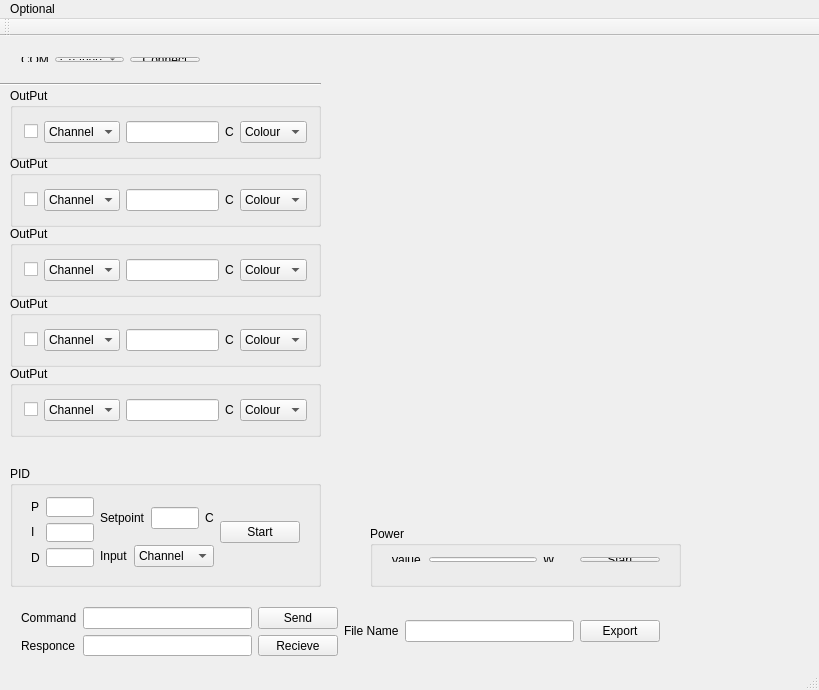
<?xml version="1.0" encoding="UTF-8"?>
<ui version="4.0">
 <class>MainWindow</class>
 <widget class="QMainWindow" name="MainWindow">
  <property name="geometry">
   <rect>
    <x>0</x>
    <y>0</y>
    <width>819</width>
    <height>690</height>
   </rect>
  </property>
  <property name="windowTitle">
   <string>MainWindow</string>
  </property>
  <property name="autoFillBackground">
   <bool>false</bool>
  </property>
  <widget class="QWidget" name="centralWidget">
   <widget class="QGroupBox" name="groupBox">
    <property name="enabled">
     <bool>true</bool>
    </property>
    <property name="geometry">
     <rect>
      <x>10</x>
      <y>52</y>
      <width>311</width>
      <height>71</height>
     </rect>
    </property>
    <property name="title">
     <string>OutPut</string>
    </property>
    <layout class="QGridLayout" name="gridLayout_4">
     <item row="0" column="4">
      <widget class="QComboBox" name="comboBox_Colour_1">
       <property name="editable">
        <bool>false</bool>
       </property>
       <property name="currentText">
        <string notr="true">Colour</string>
       </property>
       <item>
        <property name="text">
         <string>Colour</string>
        </property>
       </item>
       <item>
        <property name="text">
         <string>Black</string>
        </property>
       </item>
      </widget>
     </item>
     <item row="0" column="1">
      <widget class="QComboBox" name="comboBox_OutPut_1">
       <item>
        <property name="text">
         <string>Channel</string>
        </property>
       </item>
      </widget>
     </item>
     <item row="0" column="3">
      <widget class="QLabel" name="label_12">
       <property name="text">
        <string>C</string>
       </property>
      </widget>
     </item>
     <item row="0" column="0">
      <widget class="QCheckBox" name="checkBox_1">
       <property name="text">
        <string/>
       </property>
      </widget>
     </item>
     <item row="0" column="2">
      <widget class="QLineEdit" name="lineEdit_3"/>
     </item>
    </layout>
   </widget>
   <widget class="Line" name="line_2">
    <property name="geometry">
     <rect>
      <x>0</x>
      <y>40</y>
      <width>321</width>
      <height>16</height>
     </rect>
    </property>
    <property name="orientation">
     <enum>Qt::Horizontal</enum>
    </property>
   </widget>
   <widget class="QWidget" name="layoutWidget">
    <property name="geometry">
     <rect>
      <x>10</x>
      <y>10</y>
      <width>201</width>
      <height>27</height>
     </rect>
    </property>
    <layout class="QHBoxLayout" name="horizontalLayout">
     <item>
      <widget class="QLabel" name="COMlabel">
       <property name="text">
        <string>COM</string>
       </property>
      </widget>
     </item>
     <item>
      <widget class="QComboBox" name="comboBoxPortName">
       <item>
        <property name="text">
         <string>Channel</string>
        </property>
       </item>
      </widget>
     </item>
     <item>
      <widget class="QPushButton" name="pushButton_Connect_TC">
       <property name="text">
        <string>Connect</string>
       </property>
      </widget>
     </item>
    </layout>
   </widget>
   <widget class="QGroupBox" name="groupBox_2">
    <property name="geometry">
     <rect>
      <x>370</x>
      <y>490</y>
      <width>311</width>
      <height>61</height>
     </rect>
    </property>
    <property name="title">
     <string>Power</string>
    </property>
    <widget class="QWidget" name="layoutWidget">
     <property name="geometry">
      <rect>
       <x>10</x>
       <y>20</y>
       <width>291</width>
       <height>27</height>
      </rect>
     </property>
     <layout class="QHBoxLayout" name="horizontalLayout_7">
      <item>
       <widget class="QLabel" name="label_4">
        <property name="text">
         <string>Value</string>
        </property>
       </widget>
      </item>
      <item>
       <widget class="QLineEdit" name="lineEdit_4">
        <property name="sizePolicy">
         <sizepolicy hsizetype="Preferred" vsizetype="Fixed">
          <horstretch>0</horstretch>
          <verstretch>0</verstretch>
         </sizepolicy>
        </property>
        <property name="text">
         <string/>
        </property>
       </widget>
      </item>
      <item>
       <widget class="QLabel" name="label_5">
        <property name="text">
         <string>W</string>
        </property>
       </widget>
      </item>
      <item>
       <widget class="QPushButton" name="pushButton_Start_Power">
        <property name="text">
         <string>Start</string>
        </property>
       </widget>
      </item>
     </layout>
    </widget>
   </widget>
   <widget class="QGroupBox" name="groupBox_3">
    <property name="geometry">
     <rect>
      <x>10</x>
      <y>430</y>
      <width>311</width>
      <height>121</height>
     </rect>
    </property>
    <property name="title">
     <string>PID</string>
    </property>
    <widget class="QWidget" name="horizontalLayoutWidget_4">
     <property name="geometry">
      <rect>
       <x>10</x>
       <y>20</y>
       <width>291</width>
       <height>92</height>
      </rect>
     </property>
     <layout class="QHBoxLayout" name="horizontalLayout_6">
      <item>
       <layout class="QHBoxLayout" name="horizontalLayout_3">
        <item>
         <layout class="QGridLayout" name="gridLayout_3">
          <item row="2" column="0">
           <widget class="QLabel" name="label_8">
            <property name="text">
             <string>D</string>
            </property>
           </widget>
          </item>
          <item row="0" column="0">
           <widget class="QLabel" name="label_6">
            <property name="text">
             <string>P</string>
            </property>
           </widget>
          </item>
          <item row="1" column="0">
           <widget class="QLabel" name="label_7">
            <property name="text">
             <string>I</string>
            </property>
           </widget>
          </item>
         </layout>
        </item>
        <item>
         <layout class="QVBoxLayout" name="verticalLayout_2">
          <item>
           <widget class="QLineEdit" name="lineEdit_6"/>
          </item>
          <item>
           <widget class="QLineEdit" name="lineEdit_7">
            <property name="enabled">
             <bool>true</bool>
            </property>
           </widget>
          </item>
          <item>
           <widget class="QLineEdit" name="lineEdit_5"/>
          </item>
         </layout>
        </item>
       </layout>
      </item>
      <item>
       <layout class="QVBoxLayout" name="verticalLayout_3">
        <item>
         <layout class="QHBoxLayout" name="horizontalLayout_4">
          <item>
           <widget class="QLabel" name="label_9">
            <property name="text">
             <string>Setpoint</string>
            </property>
           </widget>
          </item>
          <item>
           <widget class="QLineEdit" name="lineEdit_8"/>
          </item>
          <item>
           <widget class="QLabel" name="label_10">
            <property name="text">
             <string>C</string>
            </property>
           </widget>
          </item>
         </layout>
        </item>
        <item>
         <layout class="QHBoxLayout" name="horizontalLayout_5">
          <item>
           <widget class="QLabel" name="label_11">
            <property name="text">
             <string>Input</string>
            </property>
           </widget>
          </item>
          <item>
           <widget class="QComboBox" name="comboBox_Inout_PID">
            <property name="sizePolicy">
             <sizepolicy hsizetype="Expanding" vsizetype="Fixed">
              <horstretch>0</horstretch>
              <verstretch>0</verstretch>
             </sizepolicy>
            </property>
            <item>
             <property name="text">
              <string>Channel</string>
             </property>
            </item>
           </widget>
          </item>
         </layout>
        </item>
       </layout>
      </item>
      <item>
       <widget class="QPushButton" name="pushButton_Start_PID">
        <property name="text">
         <string>Start</string>
        </property>
       </widget>
      </item>
     </layout>
    </widget>
   </widget>
   <widget class="QWidget" name="layoutWidget">
    <property name="geometry">
     <rect>
      <x>10</x>
      <y>560</y>
      <width>661</width>
      <height>71</height>
     </rect>
    </property>
    <layout class="QHBoxLayout" name="horizontalLayout_2">
     <item>
      <layout class="QGridLayout" name="gridLayout">
       <item row="0" column="0">
        <widget class="QLabel" name="label_2">
         <property name="text">
          <string>Command</string>
         </property>
        </widget>
       </item>
       <item row="0" column="2">
        <widget class="QPushButton" name="pushButton_Send">
         <property name="text">
          <string>Send</string>
         </property>
        </widget>
       </item>
       <item row="1" column="0">
        <widget class="QLabel" name="label_3">
         <property name="text">
          <string>Responce</string>
         </property>
        </widget>
       </item>
       <item row="1" column="1">
        <widget class="QLineEdit" name="textLineResponce"/>
       </item>
       <item row="1" column="2">
        <widget class="QPushButton" name="pushButton_Recieve">
         <property name="text">
          <string>Recieve</string>
         </property>
        </widget>
       </item>
       <item row="0" column="1">
        <widget class="QLineEdit" name="textLineSend"/>
       </item>
      </layout>
     </item>
     <item>
      <layout class="QGridLayout" name="gridLayout_2">
       <item row="0" column="0">
        <widget class="QLabel" name="label_13">
         <property name="text">
          <string>File Name</string>
         </property>
        </widget>
       </item>
       <item row="0" column="1">
        <widget class="QLineEdit" name="lineEdit_9"/>
       </item>
       <item row="0" column="2">
        <widget class="QPushButton" name="pushButton_Export">
         <property name="text">
          <string>Export</string>
         </property>
        </widget>
       </item>
      </layout>
     </item>
    </layout>
   </widget>
   <widget class="QCustomPlot" name="widget_T" native="true">
    <property name="geometry">
     <rect>
      <x>370</x>
      <y>10</y>
      <width>371</width>
      <height>261</height>
     </rect>
    </property>
   </widget>
   <widget class="QCustomPlot" name="widget_P" native="true">
    <property name="geometry">
     <rect>
      <x>370</x>
      <y>280</y>
      <width>371</width>
      <height>191</height>
     </rect>
    </property>
   </widget>
   <widget class="QGroupBox" name="groupBox_4">
    <property name="enabled">
     <bool>true</bool>
    </property>
    <property name="geometry">
     <rect>
      <x>10</x>
      <y>120</y>
      <width>311</width>
      <height>71</height>
     </rect>
    </property>
    <property name="title">
     <string>OutPut</string>
    </property>
    <layout class="QGridLayout" name="gridLayout_5">
     <item row="0" column="4">
      <widget class="QComboBox" name="comboBox_Colour_2">
       <property name="editable">
        <bool>false</bool>
       </property>
       <property name="currentText">
        <string notr="true">Colour</string>
       </property>
       <item>
        <property name="text">
         <string>Colour</string>
        </property>
       </item>
       <item>
        <property name="text">
         <string>Black</string>
        </property>
       </item>
      </widget>
     </item>
     <item row="0" column="1">
      <widget class="QComboBox" name="comboBox_OutPut_2">
       <item>
        <property name="text">
         <string>Channel</string>
        </property>
       </item>
      </widget>
     </item>
     <item row="0" column="3">
      <widget class="QLabel" name="label_14">
       <property name="text">
        <string>C</string>
       </property>
      </widget>
     </item>
     <item row="0" column="0">
      <widget class="QCheckBox" name="checkBox_2">
       <property name="text">
        <string/>
       </property>
      </widget>
     </item>
     <item row="0" column="2">
      <widget class="QLineEdit" name="lineEdit_10"/>
     </item>
    </layout>
   </widget>
   <widget class="QGroupBox" name="groupBox_5">
    <property name="enabled">
     <bool>true</bool>
    </property>
    <property name="geometry">
     <rect>
      <x>10</x>
      <y>190</y>
      <width>311</width>
      <height>71</height>
     </rect>
    </property>
    <property name="title">
     <string>OutPut</string>
    </property>
    <layout class="QGridLayout" name="gridLayout_6">
     <item row="0" column="4">
      <widget class="QComboBox" name="comboBox_Colour_3">
       <property name="editable">
        <bool>false</bool>
       </property>
       <property name="currentText">
        <string notr="true">Colour</string>
       </property>
       <item>
        <property name="text">
         <string>Colour</string>
        </property>
       </item>
       <item>
        <property name="text">
         <string>Black</string>
        </property>
       </item>
      </widget>
     </item>
     <item row="0" column="1">
      <widget class="QComboBox" name="comboBox_OutPut_3">
       <item>
        <property name="text">
         <string>Channel</string>
        </property>
       </item>
      </widget>
     </item>
     <item row="0" column="3">
      <widget class="QLabel" name="label_15">
       <property name="text">
        <string>C</string>
       </property>
      </widget>
     </item>
     <item row="0" column="0">
      <widget class="QCheckBox" name="checkBox_3">
       <property name="text">
        <string/>
       </property>
      </widget>
     </item>
     <item row="0" column="2">
      <widget class="QLineEdit" name="lineEdit_11"/>
     </item>
    </layout>
   </widget>
   <widget class="QGroupBox" name="groupBox_6">
    <property name="enabled">
     <bool>true</bool>
    </property>
    <property name="geometry">
     <rect>
      <x>10</x>
      <y>260</y>
      <width>311</width>
      <height>71</height>
     </rect>
    </property>
    <property name="title">
     <string>OutPut</string>
    </property>
    <layout class="QGridLayout" name="gridLayout_7">
     <item row="0" column="4">
      <widget class="QComboBox" name="comboBox_Colour_4">
       <property name="editable">
        <bool>false</bool>
       </property>
       <property name="currentText">
        <string notr="true">Colour</string>
       </property>
       <item>
        <property name="text">
         <string>Colour</string>
        </property>
       </item>
       <item>
        <property name="text">
         <string>Black</string>
        </property>
       </item>
      </widget>
     </item>
     <item row="0" column="1">
      <widget class="QComboBox" name="comboBox_OutPut_4">
       <item>
        <property name="text">
         <string>Channel</string>
        </property>
       </item>
      </widget>
     </item>
     <item row="0" column="3">
      <widget class="QLabel" name="label_16">
       <property name="text">
        <string>C</string>
       </property>
      </widget>
     </item>
     <item row="0" column="0">
      <widget class="QCheckBox" name="checkBox_4">
       <property name="text">
        <string/>
       </property>
      </widget>
     </item>
     <item row="0" column="2">
      <widget class="QLineEdit" name="lineEdit_12"/>
     </item>
    </layout>
   </widget>
   <widget class="QGroupBox" name="groupBox_7">
    <property name="enabled">
     <bool>true</bool>
    </property>
    <property name="geometry">
     <rect>
      <x>10</x>
      <y>330</y>
      <width>311</width>
      <height>71</height>
     </rect>
    </property>
    <property name="title">
     <string>OutPut</string>
    </property>
    <layout class="QGridLayout" name="gridLayout_8">
     <item row="0" column="4">
      <widget class="QComboBox" name="comboBox_Colour_5">
       <property name="editable">
        <bool>false</bool>
       </property>
       <property name="currentText">
        <string notr="true">Colour</string>
       </property>
       <item>
        <property name="text">
         <string>Colour</string>
        </property>
       </item>
      </widget>
     </item>
     <item row="0" column="1">
      <widget class="QComboBox" name="comboBox_OutPut_5">
       <item>
        <property name="text">
         <string>Channel</string>
        </property>
       </item>
      </widget>
     </item>
     <item row="0" column="3">
      <widget class="QLabel" name="label_17">
       <property name="text">
        <string>C</string>
       </property>
      </widget>
     </item>
     <item row="0" column="0">
      <widget class="QCheckBox" name="checkBox_5">
       <property name="text">
        <string/>
       </property>
      </widget>
     </item>
     <item row="0" column="2">
      <widget class="QLineEdit" name="lineEdit_13"/>
     </item>
    </layout>
   </widget>
   <zorder>layoutWidget</zorder>
   <zorder>layoutWidget</zorder>
   <zorder>groupBox</zorder>
   <zorder>line_2</zorder>
   <zorder>groupBox_2</zorder>
   <zorder>groupBox_3</zorder>
   <zorder>widget_T</zorder>
   <zorder>widget_P</zorder>
   <zorder>groupBox_4</zorder>
   <zorder>groupBox_5</zorder>
   <zorder>groupBox_6</zorder>
   <zorder>groupBox_7</zorder>
  </widget>
  <widget class="QMenuBar" name="menuBar">
   <property name="geometry">
    <rect>
     <x>0</x>
     <y>0</y>
     <width>819</width>
     <height>21</height>
    </rect>
   </property>
   <widget class="QMenu" name="menuOptional">
    <property name="title">
     <string>Optional</string>
    </property>
    <addaction name="actionUpdate_available_ports"/>
    <addaction name="actionCalibrate_wait_time"/>
   </widget>
   <addaction name="menuOptional"/>
  </widget>
  <widget class="QToolBar" name="mainToolBar">
   <attribute name="toolBarArea">
    <enum>TopToolBarArea</enum>
   </attribute>
   <attribute name="toolBarBreak">
    <bool>false</bool>
   </attribute>
  </widget>
  <widget class="QStatusBar" name="statusBar"/>
  <action name="actionUpdate_available_ports">
   <property name="text">
    <string>Update available ports</string>
   </property>
  </action>
  <action name="actionCalibrate_wait_time">
   <property name="text">
    <string>Calibrate wait time</string>
   </property>
  </action>
 </widget>
 <layoutdefault spacing="6" margin="11"/>
 <customwidgets>
  <customwidget>
   <class>QCustomPlot</class>
   <extends>QWidget</extends>
   <header>qcustomplot.h</header>
   <container>1</container>
  </customwidget>
 </customwidgets>
 <resources/>
 <connections/>
</ui>
